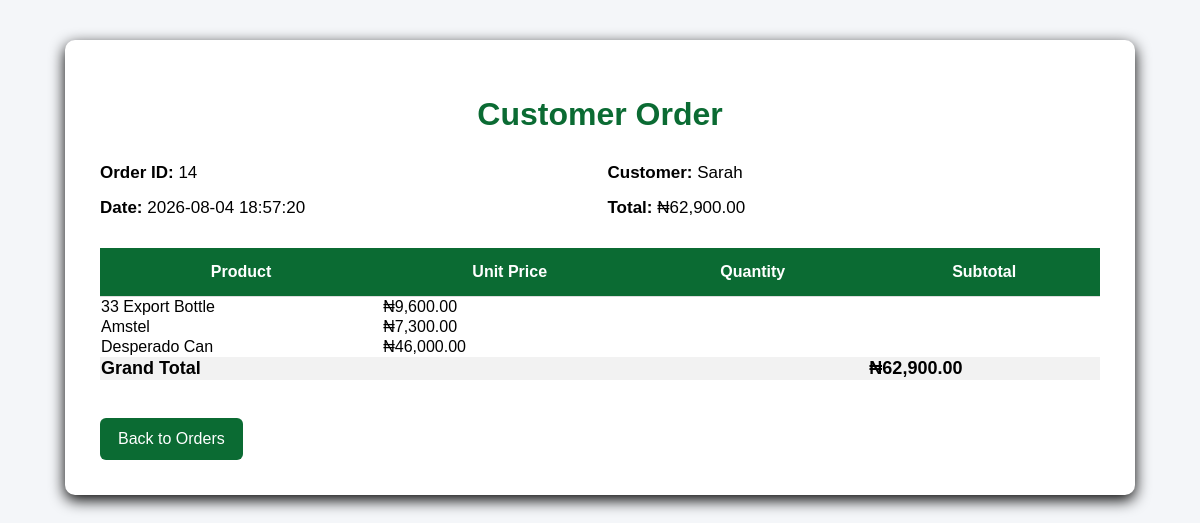
Screenshot of /orderDetails/14 (signed in) with the database file from the repository.
### tables this page shows
CREATE TABLE orders (id INTEGER PRIMARY KEY AUTOINCREMENT, customer_id INTEGER NOT NULL, total REAL NOT NULL, order_date DATETIME DEFAULT CURRENT_TIMESTAMP, FOREIGN KEY (customer_id) REFERENCES customers(id));

CREATE TABLE customers (id INTEGER PRIMARY KEY AUTOINCREMENT, name TEXT NOT NULL UNIQUE);

CREATE TABLE order_items (
    id INTEGER PRIMARY KEY AUTOINCREMENT,
    order_id INTEGER NOT NULL,
    product_name TEXT NOT NULL,
    unit_price REAL NOT NULL,
    quantity REAL NOT NULL,
    subtotal REAL NOT NULL,

    FOREIGN KEY (order_id)
    REFERENCES orders(id)
);

### app.py (the view)
@app.route("/orderDetails/<int:order_id>")
def orderDetails(order_id):
    if "admin_id" not in session:
        return redirect("/adminLogin")
    order = db.execute("""
        SELECT
            orders.id,
            customers.name,
            orders.total,
            orders.order_date
        FROM orders
        JOIN customers
            ON orders.customer_id = customers.id
        WHERE orders.id = ?
    """, order_id)
    if len(order) == 0:
        return "Order not found."
    items = db.execute("""
        SELECT
            product_name,
            unit_price,
            quantity,
            subtotal
        FROM order_items
         WHERE order_id = ?
    """, order_id)
    return render_template("orderDetails.html", order=order[0], items=items)

### templates/orderDetails.html (shortened to what this page needs)
{% extends "layout.html" %}
{% block css %}
<link rel="stylesheet" href="{{ url_for('static', filename='css/orderDetails.css') }}">
{% endblock %}
{% block body %}
<div class="invoice">
    <h1>Customer Order</h1>
    <div class="order-info">
        <p> <strong> Order ID: </strong> {{ order.id }} </p>
        <p> <strong>Customer: </strong> {{ order.name }}</p>
        <p> <strong> Date: </strong> {{ order.order_date}}</p>
        <p> <strong> Total: </strong> ₦{{ "{:,.2f}" .format(order.total) }} </p>
    </div>
    <table>
        <thead>
            <tr>
                <th>Product</th>
                <th>Unit Price</th>
                <th>Quantity</th>
                <th>Subtotal</th>
            </tr>
        </thead>
        <tbody>
        {% for item in items %}
            <tr>
                <td>{{ item.product_name }}</td>
                <td>₦{{ "{:,.2f}".format(item.subtotal) }}</td>
            </tr>
        {% endfor %}
        </tbody>
        <tfoot>
            <tr>
                <td colspan="3"> <strong> Grand Total </strong> </td>
                <td>
                    <strong>
                        ₦{{ "{:,.2f}".format(order.total) }}
                    </strong>
                </td>
            </tr>
        </tfoot>
    </table>
    <br>
    <a class="back-btn" href="/viewOrders"> Back to Orders </a>
</div>
{% endblock %}

### static/css/style.css (style rules this page uses)
body { margin: 0; font-family: Arial, sans-serif; }

### static/css/orderDetails.css (style rules this page uses)
body { background: #f4f6f9; font_family: Arial, Helvetica, sans-serif; }
.invoice { width: 90%; max-width: 1000px; margin: 40px auto; background: white; padding: 35px; border-radius: 10px; box-shadow: 0 5px 15px rgba(0,0,0,1) }
h1 { text-align: center; color: #0b6b33; margin-bottom: 30px; }
.order-info { display: grid; grid-template-columns: repeat(2,1fr); gap: 15px; margin-bottom: 30px; }
.order-info p { margin: 0; font-size: 17px; }
table { width: 100%; border-collapse: collapse; }
th { background: #0b6b33; color: white; padding: 15px; border-bottom: 1px solid #ddd; }
tfoot td { background: #f2f2f2; font-size: 18px; }
.back-btn { display: inline-block; margin-top: 20px; text-decoration: none; background: #0b6b33; color: white; padding: 12px 18px; border-radius: 6px; }

### rows the page displays
orders: id "14", order_date "2026-08-04 18:57:20", total "62,900.00"
customers: name "Sarah"
order_items: product_name "33 Export Bottle", subtotal "9,600.00"
order_items: product_name "Amstel", subtotal "7,300.00"
order_items: product_name "Desperado Can", subtotal "46,000.00"
